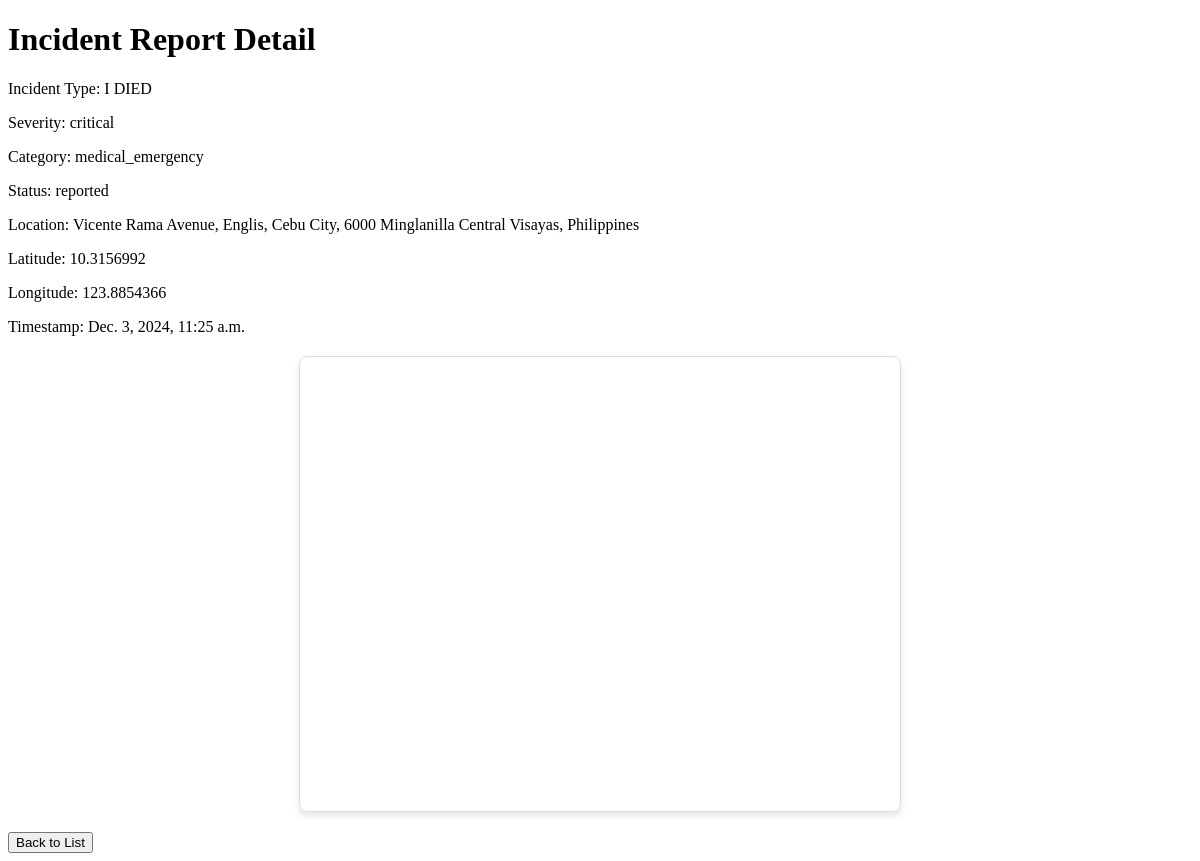
/incidents/9/ (signed in), run on the app's committed database.
### luwasapp/models.py (models this page shows, shortened)
class IncidentReport(models.Model):
    SEVERITY_CHOICES = [
        ('low', 'Low'),
        ('medium', 'Medium'),
        ('high', 'High'),
        ('critical', 'Critical'),
    ]
    STATUS_CHOICES = [
        ('reported', 'Reported'),
        ('in_progress', 'In Progress'),
        ('resolved', 'Resolved'),
        ('closed', 'Closed'),
    ]
    CATEGORY_CHOICES = [
        ('medical_emergency', 'Medical Emergency'),
        ('fire_incident', 'Fire Incident'),
        ('road_accident', 'Road Accident'),
        ('natural_disaster', 'Natural Disaster'),
        ('crime_related', 'Crime Related'),
        ('domestic_violence', 'Domestic Violence'),
        ('psychological_crisis', 'Psychological Crisis'),
        ('missing_person', 'Missing Person'),
        ('poisoning', 'Poisoning'),
        ('gas_leak', 'Gas Leak'),
        ('electrical_hazard', 'Electrical Hazard'),
        ('hazardous_materials', 'Hazardous Materials Spill'),
        ('flooding', 'Flooding'),
        ('earthquake', 'Earthquake'),
        ('typhoon', 'Typhoon'),
        ('animal_attack', 'Animal Attack'),
        ('terrorist_threat', 'Terrorist Threat/Attack'),
        ('building_collapse', 'Building Collapse'),
        ('public_disturbance', 'Public Disturbance'),
        ('child_abuse', 'Child Abuse'),
        ('elderly_abuse', 'Elderly Abuse'),
    ]
    reportid = models.AutoField(primary_key=True)
    incident_type = models.CharField(max_length=100)
    severity = models.CharField(max_length=25, choices=SEVERITY_CHOICES)
    category = models.CharField(max_length=255, choices=CATEGORY_CHOICES, blank=True)
    status = models.CharField(max_length=255, choices=STATUS_CHOICES, default= "reported", blank=True)
    location = models.CharField(max_length=255)
    latitude = models.FloatField(null=True, blank=True)
    longitude = models.FloatField(null=True, blank=True)
    timestamp = models.DateTimeField(auto_now_add=True)

### luwasapp/views.py (the view)
# urls.py: path('incidents/<int:pk>/', views.incident_detail_view, name='incident_detail'),
@login_required
def incident_detail_view(request, pk):
    incident = get_object_or_404(IncidentReport, pk=pk)
    is_assigned = IncidentAssignment.objects.filter(incident_report=incident, user=request.user).exists()
    return render(request, 'incident/detail.html', {'incident': incident, 'is_assigned': is_assigned})

### luwasapp/templates/incident/detail.html (shortened to what this page needs)
<!DOCTYPE html>
<html>
<head>
</head>
<body>
    <h1>Incident Report Detail</h1>
    <p>Incident Type: {{ incident.incident_type }}</p>
    <p>Severity: {{ incident.severity }}</p>
    <p>Category: {{ incident.category }}</p>
    <p>Status: {{ incident.status }}</p>
    <p>Location: {{ incident.location }}</p>
    <p>Latitude: {{ incident.latitude }}</p>
    <p>Longitude: {{ incident.longitude }}</p>
    <p>Timestamp: {{ incident.timestamp }}</p>
    <div class="map-container">
        <iframe
            src="https://www.google.com/maps/embed?pb=!1m0!3m2!1sen!2sus!4v0!6m8!1m7!1sCAoSLEFGMVFpcFBxRzJXZW9LUVlfNjU4aF9fZmMxa0FCWmVpdmFSRk5MR0Q0!2m2!1d{{ incident.latitude }}!2d{{ incident.longitude }}!3f0!4f0!5f1.2"
            allowfullscreen>
        </iframe>
    </div>
    <a href="{% url 'incident_list' %}"><button>Back to List</button></a>
</body>
</html>

### luwasapp/templates/incident/detail.html (style rules this page uses)
.map-container { width: 100%; max-width: 600px; margin: 20px auto; border: 1px solid #ddd; border-radius: 8px; overflow: hidden; box-shadow: 0 4px 6px rgba(0, 0, 0, 0.1); }
.map-container iframe { width: 100%; height: 450px; border: none; }

### data on the page
IncidentReport: incident_type "I DIED", severity "critical", category "medical_emergency", status "reported", location "Vicente Rama Avenue, Englis, Cebu City, 6000 Minglanilla Central Visayas, Philippines", latitude "10.3156992", longitude "123.8854366", timestamp "Dec. 3, 2024, 11:25 a.m."
